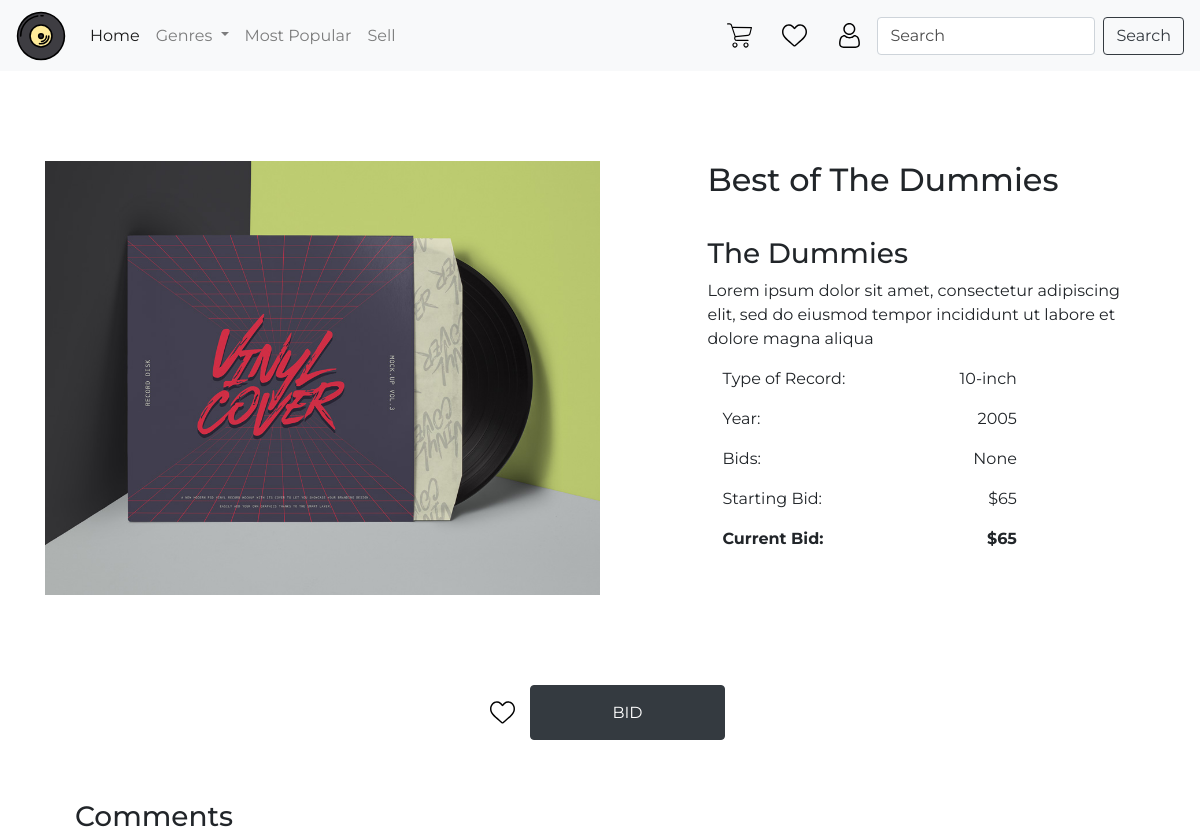
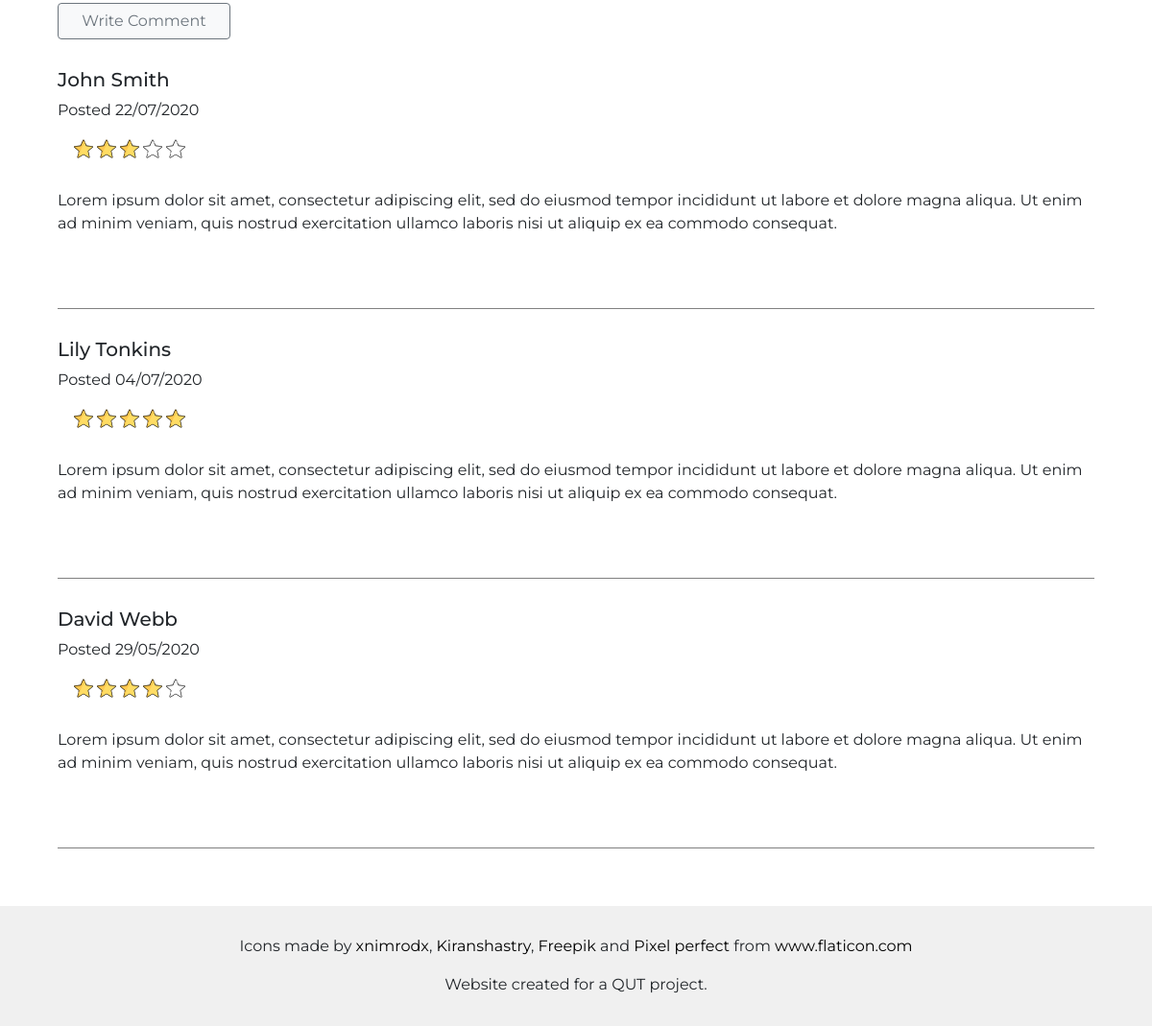
Page /item/5 on the committed database (2 pictures, top to bottom).
### auction/models.py (models this page shows, shortened)
class Item(db.Model):
    __tablename__ = 'items'
    id = db.Column(db.Integer, primary_key=True)
    name = db.Column(db.String(100), index=True, nullable=False)
    description = db.Column(db.String(200), nullable=False)
    artist = db.Column(db.String(100), index=True, nullable=False)
    genre = db.Column(db.String(80), index=True, nullable=False)
    year = db.Column(db.Integer, nullable=False)
    designation = db.Column(db.String(80), nullable=False)
    image = db.Column(db.String(400), nullable=False)
    starting_value = db.Column(db.Integer, nullable=False)
    current_value = db.Column(db.Integer, nullable=False)
    bid_number = db.Column(db.Integer, nullable=True)
    status = db.Column(db.String(80), index=True, nullable=False)
    user_id = db.Column(db.Integer, db.ForeignKey('users.id'))
    date_posted = db.Column(db.String, nullable=False)
    watchlists = db.relationship('Watchlist', backref='items')
    bids = db.relationship('Bid', backref='items')

### auction/auth.py (the view, shortened to what this page needs)
@bp2.route("/<id>")
def show(id):
    seller = False
    details = Item.query.filter_by(id=id).first()
    if seller:
        details = Item.query.filter_by(id=id).first()
        active_bids = Bid.query.filter_by(id=id).first()
        form = CloseAuctionForm()
        return render_template('seller_details.html', active_bids=active_bids, details=details, form=form)
    else:
        form = BidForm()
        details = Item.query.filter_by(id=id).first()
        return render_template('item_details.html', details=details, form=form)

### auction/forms.py
class BidForm(FlaskForm):
    value = IntegerField("Enter Bid Amount:", validators=[NumberRange(min=20), InputRequired
                                                    ("Please bid higher than the current bid")])
    submit = SubmitField("Bid")

### auction/templates/item_details.html (shortened to what this page needs)
{% extends 'base.html' %}
{% import "bootstrap/wtf.html" as wtf %}
{% block content %}
<div class="row def-padding space-between">
    <div class="col-lg-6 col-xs-12 top-btm-padding">
        <img class="img-fluid" src={{details.image}} alt="Record Image">
    </div>
    <div class="col-lg-5 col-xs-12 col-sm-12 col-md-12">
        <h2 class="top-btm-padding">{{details.name}}</h2>
        <h3>{{details.artist}}</h3>
        <p class="card-text">{{details.description}}</p>
        <div class="space-between col-lg-9 col-md-10 col-sm-12">
            <p>Type of Record: </p>
            <p>{{details.designation}}</p>
        </div>
        <div class="space-between col-lg-9 col-md-10 col-sm-12">
            <p>Year: </p>
            <p>{{details.year}}</p>
        </div>
        <div class="space-between col-lg-9 col-md-10 col-sm-12">
            <p>Bids: </p>
            <p>{{details.bid_number}}</p>
        </div>
        <div class="space-between col-lg-9 col-md-10 col-sm-12">
            <p>Starting Bid: </p>
            <p>${{details.starting_value}}</p>
        </div>
        <div class="space-between col-lg-9 col-md-10 col-sm-12 font-weight-bold">
            <p>Current Bid: </p>
            <p>${{details.current_value}}</p>
        </div>
    </div>
</div>
<div class="col-12 justify-center space-between">
    <a class="backgr-default icon-default" href="watchlist" id="watchlist-nav-link"></a>
    <button type="button" class="btn btn-dark col-lg-2 col-md-2 col-sm-10 col-xs-10" data-toggle="modal"
        data-target="#bidModal">BID</a>
</div>
<div class="col-12  def-padding ">
    <h3 class="col-12">Comments</h3>
    <a href="item_details" data-toggle="modal" data-target="#reviewModal"
        class="btn btn-light btn-outline-secondary col-lg-2 col-md-2 col-sm-10 col-xs-10">Write Comment</a>
    <div class="col-12  btm-border top-btm-padding">
        <div class="row">
            <h5 class="col-lg-12 col-sm-12 col-xs-12 ">John Smith</h5>
            <p class="col-lg- col-sm-12 col-xs-12 ">Posted 22/07/2020</p>
        </div>
        <div class="col-12 d-flex">
            <div class="stars star-filled "></div>
            <div class="stars star-filled"></div>
            <div class="stars star-filled"></div>
            <div class="stars star-outline"></div>
            <div class="stars star-outline"></div>
        </div>
        <p class="col-12 top-btm-padding">Lorem ipsum dolor sit amet, consectetur adipiscing elit, sed do eiusmod tempor
            incididunt ut labore et dolore magna aliqua. Ut enim ad minim veniam, quis nostrud exercitation ullamco
            laboris nisi ut aliquip ex ea commodo consequat.</p>
    </div>
    <div class="col-12  btm-border top-btm-padding">
        <div class="row">
            <h5 class="col-lg-12 col-sm-12 col-xs-12 ">Lily Tonkins</h5>
            <p class="col-lg- col-sm-12 col-xs-12 ">Posted 04/07/2020</p>
        </div>
        <div class="col-12 d-flex">
            <div class="stars star-filled "></div>
            <div class="stars star-filled"></div>
            <div class="stars star-filled"></div>
            <div class="stars star-filled"></div>
            <div class="stars star-filled"></div>
        </div>
        <p class="col-12 top-btm-padding">Lorem ipsum dolor sit amet, consectetur adipiscing elit, sed do eiusmod tempor
            incididunt ut labore et dolore magna aliqua. Ut enim ad minim veniam, quis nostrud exercitation ullamco
            laboris nisi ut aliquip ex ea commodo consequat.</p>
    </div>
    <div class="col-12  btm-border top-btm-padding">
        <div class="row">
            <h5 class="col-lg-12 col-sm-12 col-xs-12 ">David Webb</h5>
            <p class="col-lg- col-sm-12 col-xs-12 ">Posted 29/05/2020</p>
        </div>
        <div class="col-12 d-flex">
            <div class="stars star-filled "></div>
            <div class="stars star-filled"></div>
            <div class="stars star-filled"></div>
            <div class="stars star-filled"></div>
            <div class="stars star-outline"></div>
        </div>
        <p class="col-12 top-btm-padding">Lorem ipsum dolor sit amet, consectetur adipiscing elit, sed do eiusmod tempor
            incididunt ut labore et dolore magna aliqua. Ut enim ad minim veniam, quis nostrud exercitation ullamco
            laboris nisi ut aliquip ex ea commodo consequat.</p>
    </div>
</div>
{% endblock %}

### auction/static/styles/style.css (style rules this page uses)
* { font-family: Montserrat; }
a { color: initial; }
.backgr-default { background-size: 100%; background-repeat: no-repeat; }
.icon-default { width: 25px; height: 25px; margin: 15px; }
.stars { width: 20px; height: 20px; margin: 2px; }
.star-filled { background-image: url("../images/star-filled.svg"); }
.star-outline { background-image: url("../images/star.svg"); }
.def-padding { padding: 60px; }
.top-btm-padding { padding: 30px 0 30px 0; }
.btm-border { border-bottom: 1px solid grey; }
.space-between { display: flex; justify-content: space-between; }
.justify-center { display: flex; justify-content: center; }
#watchlist-nav-link { background-image: url("../images/heart.svg"); }
::placeholder { color: rgba(0,0,0,0.7) !important; opacity: 1; }

### rows in the picture
Item: image (picture), name "Best of The Dummies", artist "The Dummies", description "Lorem ipsum dolor sit amet, consectetur adipiscing elit, sed do eiusmod tempor incididunt ut labore et dolore magna aliqua", designation "10-inch", year "2005", bid_number "None", starting_value "65", current_value "65"
